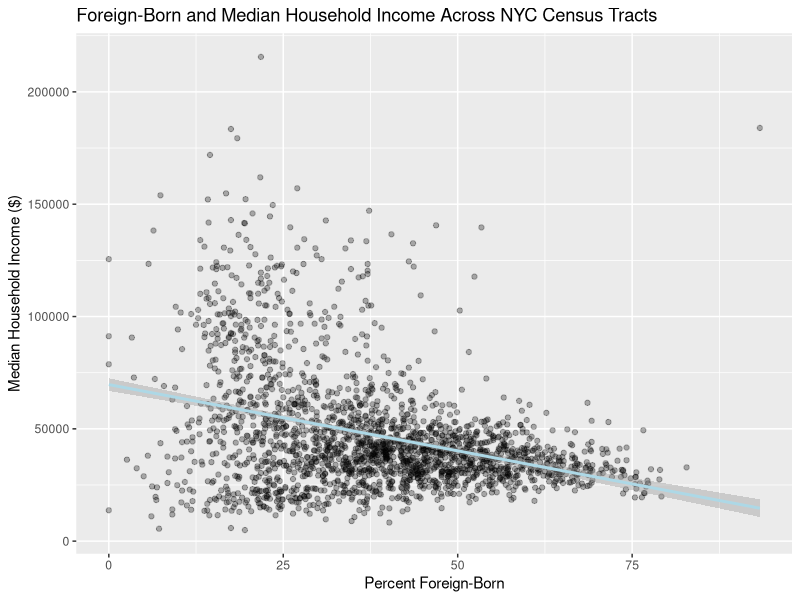

Here is the R script that generated this plot:
## ---- chunk 1
#| echo: false # hide unncessary outputs
#| warning: false
#| message: false
## ---- chunk 2
library(knitr)
library(tidyverse)
data <- read.csv("data/GOV 51 Master Dataset.csv")
## ---- chunk 3
head(data) # see if csv loaded properly
## ---- chunk 4
tract_data <- data |> # ACS csv orientation is weird, so I have to reorient columns and rows
  rename(variable = 1) |>
  pivot_longer(
    cols = -variable,
    names_to = "tract",
    values_to = "value"
  ) |>
  mutate(
    variable = str_squish(variable),
    value = parse_number(as.character(value))
  ) |>
  pivot_wider(
    names_from = variable,
    values_from = value
  )
## ---- chunk 5
head(tract_data)
## ---- chunk 6
tract_data <- data |> # clean tract names 
  rename(variable = 1) |>
  pivot_longer(
    cols = -variable,
    names_to = "tract",
    values_to = "value"
  ) |>
  mutate(
    variable = str_squish(variable),
    value = parse_number(as.character(value)),
    tract = str_replace_all(tract, "\\.", " "),
    tract = str_remove(tract, " Total Estimate$")
  ) |>
  pivot_wider(
    names_from = variable,
    values_from = value
  ) |>
  select(where(~ !all(is.na(.))))
## ---- chunk 7
head(tract_data) # check to see that it worked 
nrow(tract_data)
colnames(tract_data)
## ---- chunk 8
data_summary <- tract_data |>
  mutate(
    `College educated (%)` = `Bachelor's degree` + `Graduate or professional degree`
  ) |>
  select(
    `Median income (dollars)`,
    `Foreign-born`,
    `College educated (%)`,
    `Male`,
    `Total population`
  ) |>
  summarise(
    across(
      everything(),
      list(
        Mean = ~mean(.x, na.rm = TRUE),
        SD = ~sd(.x, na.rm = TRUE),
        Min = ~min(.x, na.rm = TRUE),
        Max = ~max(.x, na.rm = TRUE)
      ),
      .names = "{.col}__{.fn}"
    )
  ) |>
  pivot_longer(
    everything(),
    names_to = c("Variable", ".value"),
    names_pattern = "(.+)__(.+)"
  )

data_summary |>
  kable(
    digits = 1,
    caption = "Summary Statistics for NYC Census Tracts"
  )
## ---- chunk 9
ggplot(
  tract_data |> filter(!is.na(`Foreign-born`), !is.na(`Median income (dollars)`)),
  aes(x = `Foreign-born`, y = `Median income (dollars)`)
) +
  geom_point(alpha = 0.3) +
  geom_smooth(method = "lm", color = "lightblue") +
  labs(
    title = "Foreign-Born and Median Household Income Across NYC Census Tracts",
    x = "Percent Foreign-Born",
    y = "Median Household Income ($)"
  )
